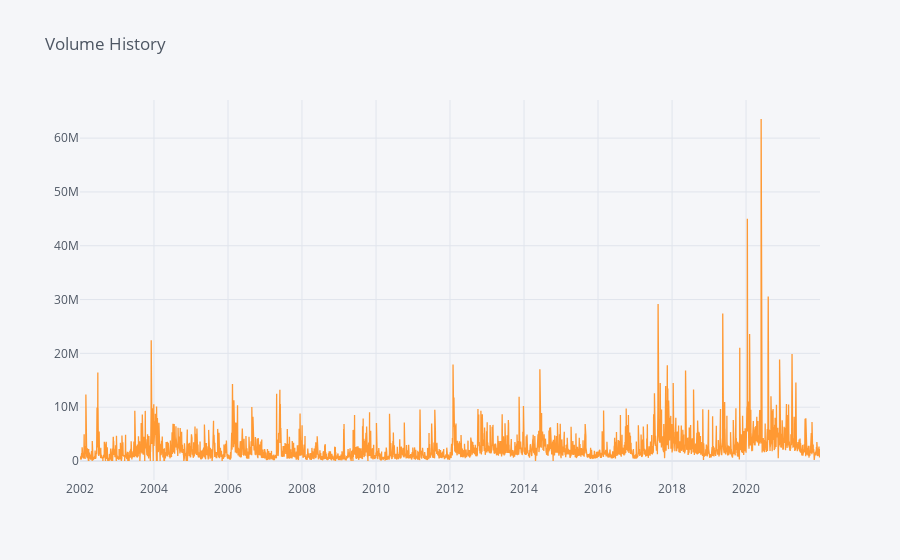

The code cell stored with this chart in its notebook:
### Code cell
Tata_df['Volume'].iplot(kind = 'line',title = 'Volume History')

### Figure 1 — Plotly figure (JSON) as saved in the notebook; plotly's stock layout.template omitted (floating-point values rounded to 4 significant figures; data arrays with more than 128 entries replaced by an {"elided": "..."} marker saying what was removed)
{"data": [{"line": {"color": "rgba(255, 153, 51, 1.0)", "dash": "solid", "shape": "linear", "width": 1.3}, "mode": "lines", "name": "Volume", "text": "", "type": "scatter", "x": {"elided": "4976 str values"}, "y": {"elided": "4976 int values"}}], "layout": {"legend": {"bgcolor": "#F5F6F9", "font": {"color": "#4D5663"}}, "paper_bgcolor": "#F5F6F9", "plot_bgcolor": "#F5F6F9", "title": {"font": {"color": "#4D5663"}, "text": "Volume History"}, "xaxis": {"gridcolor": "#E1E5ED", "showgrid": true, "tickfont": {"color": "#4D5663"}, "title": {"font": {"color": "#4D5663"}, "text": ""}, "zerolinecolor": "#E1E5ED"}, "yaxis": {"gridcolor": "#E1E5ED", "showgrid": true, "tickfont": {"color": "#4D5663"}, "title": {"font": {"color": "#4D5663"}, "text": ""}, "zerolinecolor": "#E1E5ED"}}}
